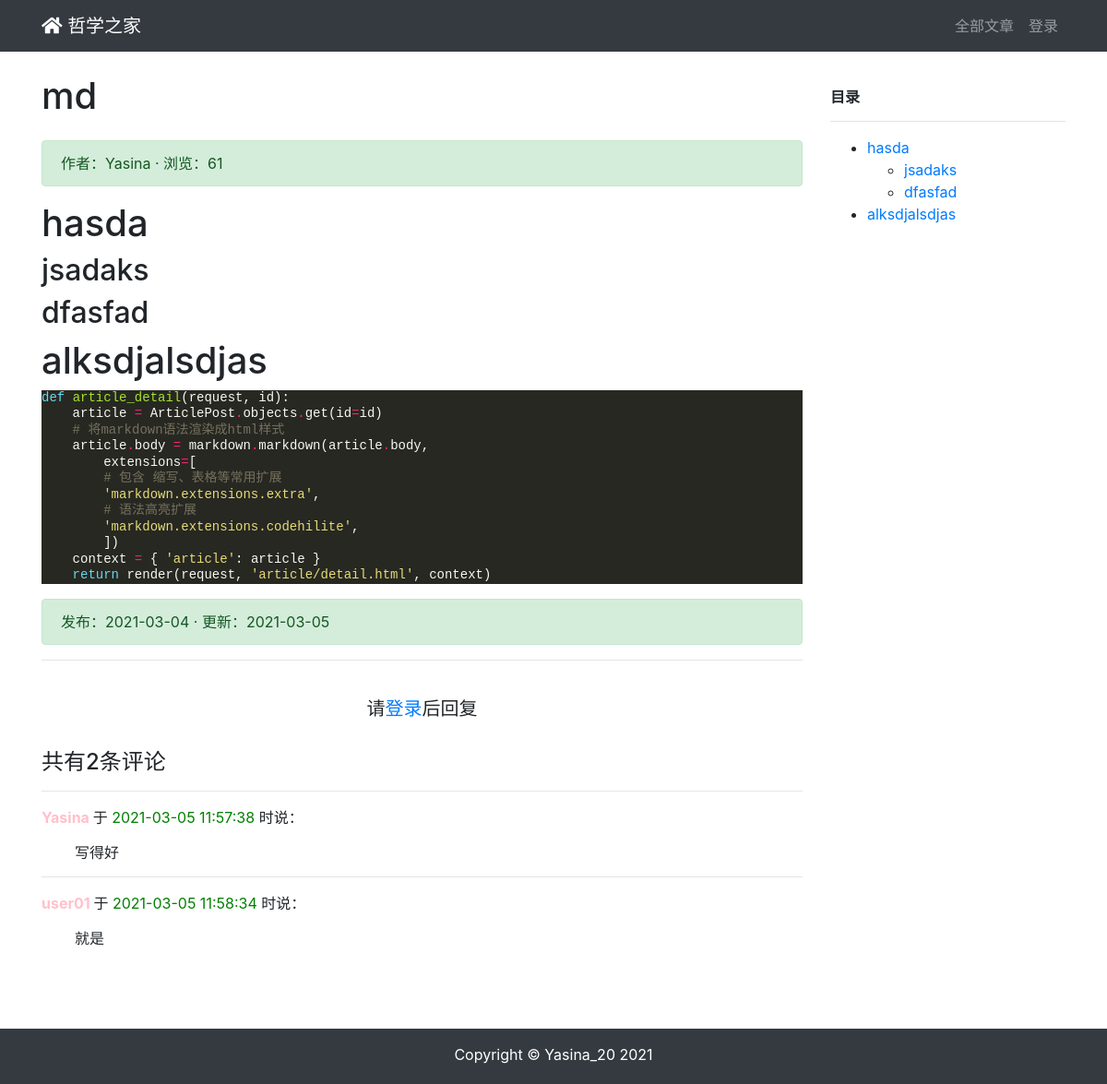
The app's page /article/article_detail/15/ with its own data.
### app01/models.py (models this page shows, shortened)
class ArticlePost(models.Model):
    author = models.ForeignKey(User, on_delete=models.CASCADE)
    title = models.CharField(max_length=100)
    avatar = models.ImageField(upload_to='article/%Y%m%d', blank=True)
    body = models.TextField()  # 保存大量文本用TextField
    created = models.DateTimeField(default=timezone.now)
    updated = models.DateTimeField(auto_now=True)
    total_views = models.PositiveIntegerField(default=0)
    tags = TaggableManager(blank=True)
    column = models.ForeignKey(
        ArticleColumn,
        null=True,
        blank=True,
        on_delete=models.CASCADE,
        related_name='article'
    )
    class Meta:
        ordering = ('-created',)
    def save(self, *args, **kwargs):
        article = super(ArticlePost, self).save(*args, **kwargs)
        return article

### comment/models.py (models this page shows, shortened)
class Comment(models.Model):
    article = models.ForeignKey(ArticlePost, on_delete=models.CASCADE, related_name='comments')
    user = models.ForeignKey(User, on_delete=models.CASCADE, related_name='comments')
    body = RichTextField()
    created = models.DateTimeField(auto_now_add=True)
    class Meta:
        ordering = ('created',)

### app01/views.py (the view)
# urls.py: path('article_detail/<int:id>/', views.article_detail, name='article_detail'),
def article_detail(request, id):
    article = ArticlePost.objects.get(id=id)
    comments = Comment.objects.filter(article=id)
    article.total_views += 1
    article.save(update_fields=['total_views'])
    md = markdown.Markdown(
        extensions=[
            'markdown.extensions.extra',
            'markdown.extensions.codehilite',
            'markdown.extensions.toc',
        ])
    article.body = md.convert(article.body)
    comments_form = CommentFrom()
    print(md.toc, '------------------------')
    context = {'article': article, 'toc': md.toc, 'comments': comments, 'comments_form': comments_form}
    return render(request, 'article/detail.html', context)

### templates/article/detail.html (shortened to what this page needs)
{% extends "base.html" %}
{% load static %}
{% block content %}
<link rel="stylesheet" href="{% static 'prism/prism.css' %}">
<div class="container">
    <div class="row">
        <div class="col-9">
            <h1 class="mt-4 mb-4">{{ article.title }}</h1>
            <div class="alert alert-success">
                作者：{{ article.author }} ·
                浏览：{{ article.total_views }}
            </div>
            <div><p>{{ article.body|safe }}</p></div>
            <div class="alert alert-success">
                发布：{{ article.created|date:'Y-m-d' }} ·
                更新：{{ article.updated|date:'Y-m-d' }}
            </div>
            <hr>
            {% if user.is_authenticated %}
                <div>
                    <form action="{% url 'comment:post_comment' article.id %}" method="POST">
                        {% csrf_token %}
                        <div class="form-group">
                            <label for="body">
                                <strong class="btn btn-success" onclick="fayan()">
                                    我也要发言
                                </strong>
                            </label>
                            <div id="pinglunkuang" style="display: none">
                                {{ comments_form.media }}
                                {{ comments_form.body }}
                                <button type="submit" class="btn btn-primary ">发送</button>
                            </div>
                        </div>
                    </form>
                </div>
                <br>
            {% else %}
                <br>
                <h5 class="row justify-content-center">
                    请<a href="{% url 'userprofile:login' %}">登录</a>后回复
                </h5>
                <br>
            {% endif %}
            <h4>共有{{ comments.count }}条评论</h4>
            <div>
                {% for comment in comments %}
                    <hr>
                    <p>
                        <strong style="color: pink">
                            {{ comment.user }}
                        </strong> 于
                        <span style="color: green">
                            {{ comment.created|date:"Y-m-d H:i:s" }}
                        </span> 时说：
                    </p>
                    <pre style="font-family: inherit; font-size: 1em;">
        {{ comment.body|safe }}</pre>
                {% endfor %}
            </div>
        </div>
        {% if 'href' in toc %}
        <div class="col-3 mt-4">
            <h6><p></p><strong>目录</strong></h6>
            <hr>
            <div>
                {{ toc|safe }}
            </div>
        </div>
        {% endif %}
    </div>
</div>
{% endblock content %}

### static/md_css/monokai.css (style rules this page uses)
pre { line-height: 125%; }
.codehilite { background: #272822; color: #f8f8f2 }
.codehilite .k { color: #66d9ef }
.codehilite .n { color: #f8f8f2 }
.codehilite .o { color: #f92672 }
.codehilite .p { color: #f8f8f2 }
.codehilite .c1 { color: #75715e }
.codehilite .nb { color: #f8f8f2 }
.codehilite .nf { color: #a6e22e }
.codehilite .w { color: #f8f8f2 }
.codehilite .s1 { color: #e6db74 }

### templates/base.html (style rules this page uses)
html, body { height: 100%; margin: 0; }

### records on screen
ArticlePost: title "md", author "Yasina", total_views "61", body "hasda jsadaks dfasfad alksdjalsdjas def article_detail ( request , id ): article = ArticlePost . objects . get ( id = id ) # 将markdown语法渲染成html样式 article . body = markdown . markdown ( article . body , extensions = [ # 包含 缩写、表格等常用扩展 'markdown.extensions.extra' , # 语法高亮扩展 'markdown.extensions.codehilite' , ]) context = { 'article' : article } return render ( request , 'article/detail.html' , context )", created "2021-03-04", updated "2021-03-05"
Comment: user "Yasina", created "2021-03-05 11:57:38", body "写得好"
Comment: user "user01", created "2021-03-05 11:58:34", body "就是"

### other values on screen
{{ comments.count }} "2"
{{ toc|safe }} "hasda jsadaks dfasfad alksdjalsdjas"
